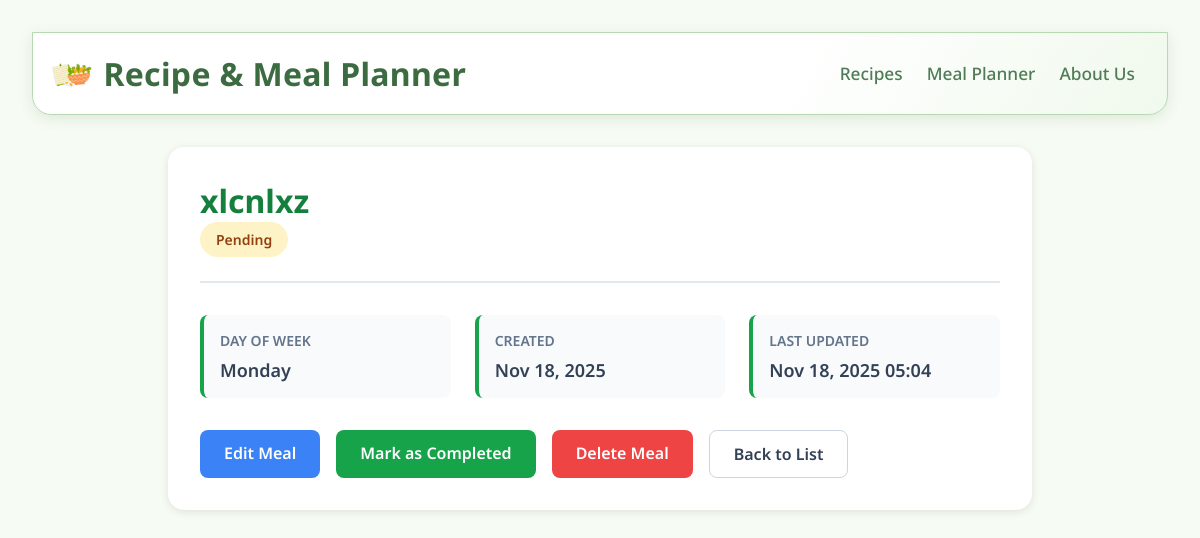
The page /meals/2/ on the database as committed earlier.
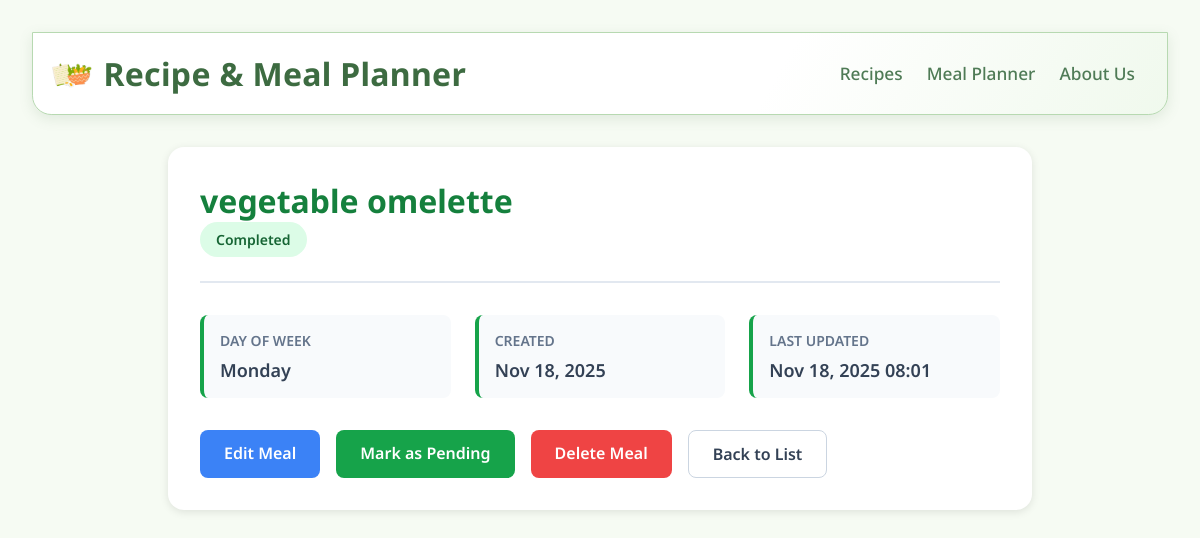
The same page on the database as committed later.
### myapp/models.py (models this page shows, shortened)
class Meal(models.Model):
    DAYS_OF_WEEK = [
        ('Monday', 'Monday'),
        ('Tuesday', 'Tuesday'),
        ('Wednesday', 'Wednesday'),
        ('Thursday', 'Thursday'),
        ('Friday', 'Friday'),
        ('Saturday', 'Saturday'),
        ('Sunday', 'Sunday'),
    ]
    day = models.CharField(max_length=10, choices=DAYS_OF_WEEK)
    meal_name = models.CharField(max_length=200)
    description = models.TextField(blank=True, null=True)
    is_completed = models.BooleanField(default=False)
    created_at = models.DateTimeField(auto_now_add=True)
    updated_at = models.DateTimeField(auto_now=True)
    class Meta:
        ordering = ['day']
        unique_together = ['day', 'meal_name']

### myapp/views.py (the view)
# urls.py: path('meals/<int:pk>/', views.meal_detail, name='meal_detail'),
def meal_detail(request, pk):
    meal = get_object_or_404(Meal, pk=pk)
    return render(request, 'myapp/meal_detail.html', {'meal': meal})

### myapp/templates/myapp/meal_detail.html (shortened to what this page needs)
{% load static %}
<!DOCTYPE html>
<html lang="en">
<head>
    <link rel="stylesheet" href="{% static 'css/style.css' %}">
</head>
<body>
    <nav class="navbar">
        <div class="navbar-brand">
            <img src="{% static 'images/logo.png' %}" alt="Recipe & Meal Planner Logo" class="navbar-logo">
            <span class="navbar-title">Recipe & Meal Planner</span>
        </div>
        <ul class="navbar-links">
            <li><a href="{% url 'index' %}#recipes">Recipes</a></li>
            <li><a href="{% url 'meal_list' %}">Meal Planner</a></li>
            <li><a href="{% url 'about' %}">About Us</a></li>
        </ul>
    </nav>
    <div class="detail-container">
        <div class="detail-header">
            <div>
                <h1>{{ meal.meal_name }}</h1>
                <span class="status-badge {% if meal.is_completed %}status-completed{% else %}status-pending{% endif %}">
                    {% if meal.is_completed %}Completed{% else %}Pending{% endif %}
                </span>
            </div>
        </div>
        <div class="detail-info">
            <div class="info-card">
                <div class="info-label">Day of Week</div>
                <div class="info-value">{{ meal.get_day_display }}</div>
            </div>
            <div class="info-card">
                <div class="info-label">Created</div>
                <div class="info-value">{{ meal.created_at|date:"M d, Y" }}</div>
            </div>
            <div class="info-card">
                <div class="info-label">Last Updated</div>
                <div class="info-value">{{ meal.updated_at|date:"M d, Y H:i" }}</div>
            </div>
        </div>
        <div class="action-buttons">
            <a href="{% url 'meal_edit' meal.pk %}" class="btn btn-secondary">Edit Meal</a>
            <a href="{% url 'meal_toggle' meal.pk %}" class="btn btn-primary">
                {% if meal.is_completed %}Mark as Pending{% else %}Mark as Completed{% endif %}
            </a>
            <a href="{% url 'meal_delete' meal.pk %}" class="btn btn-danger">Delete Meal</a>
            <a href="{% url 'meal_list' %}" class="btn btn-outline">Back to List</a>
        </div>
    </div>
</body>
</html>

Rows that differ between the two databases and show on the page:
changed Meal "Monday": meal_name "xlcnlxz" → "vegetable omelette"; is_completed False → True (drawn); updated_at "Nov 18, 2025 05:04" → "Nov 18, 2025 08:01"
Other text that changed with them:
text no longer shown: "Pending Mark as Completed"
text now shown: "Completed Mark as Pending"
